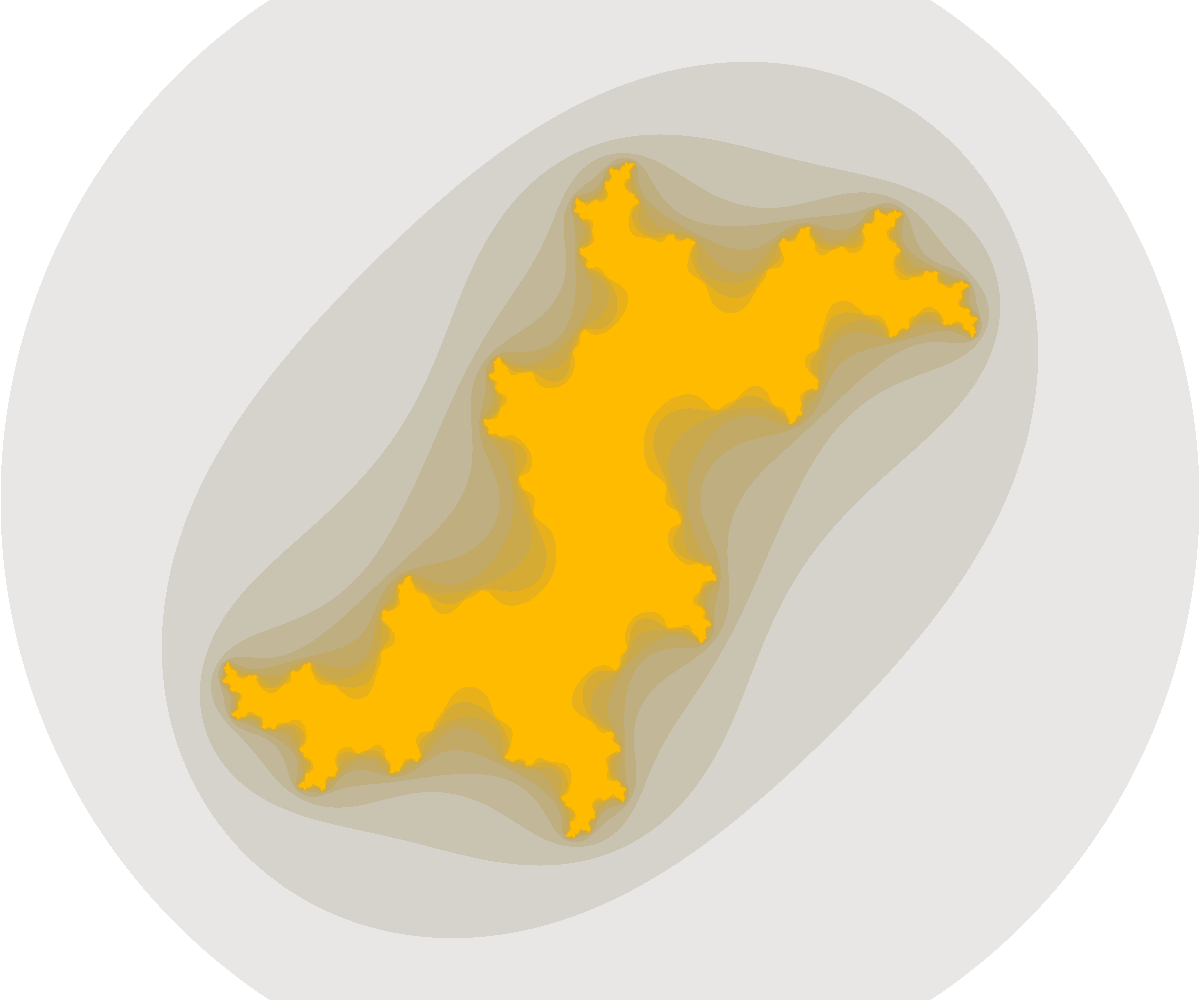
Frame 1 (no input)
Frame 60 (no input): identical to frame 1, image omitted
Frame 120 (the mouse pressed at the canvas centre since frame 60): identical to frame 1, image omitted

The p5.js sketch that drew this single still picture (run headless with seeded random() and noise() and a simulated clock; from frame 60 on, the mouse is pressed at the canvas centre):

// p5.js sketch
// ── sketch.js
let thresh = 4;
let iter = 10;

let rangeX = 2;

var width;
var height;

let c = new Complex(0, -0.8);

function setup() {
	W = windowWidth;
	H = windowHeight;

	createCanvas(W, H);

	background(0);

	let rangeY = rangeX * H / W;

	let col = color(255, 187, 0);

	let i = 0;

	for(let y = 0; y < H; y++){
		for(let x = 0; x < W; x++, i++){
			let In = isInJulia(rangeX * map(x, 0, W - 1, -1, 1), rangeY * map(y, 0, H - 1, 1, -1));
			let newCol = color(
				In * red(col),
				In * green(col),
				In * blue(col),
				In * alpha(col)
			)
			set(x, y, newCol);
		}
	}
	updatePixels();
	console.log('Done');
}

function draw() {
	
}

function isInJulia(x, y){
	let z = new Complex(x, y)

	let i
	for(i = 0; i < iter && z.len() < thresh; i++){
		z.squared();
		z.add(c);
	}

	return i / iter;
}
// ── Complex.js
class Complex{
	constructor(a, b){
		this.a = a;
		this.b = b;
	}

	add(c){
		this.a += c.a;
		this.b += c.b;
	}

	squared(){
		let a = this.a * this.a - this.b * this.b
        this.b = 2 * this.a * this.b;
		this.a = a;
	}

	len(){
		return this.a * this.a + this.b * this.b;
	}
}
